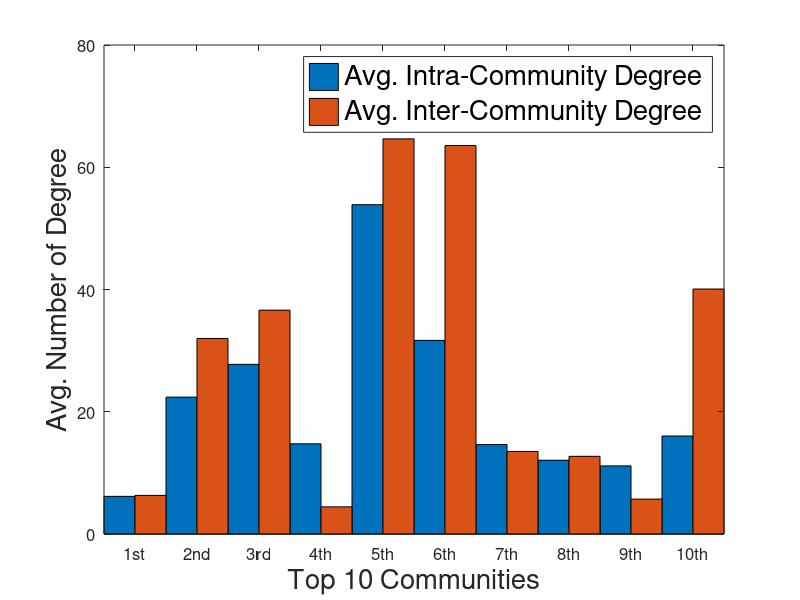

Write MATLAB code to recreate this figure.
function draw_comm_edge()
    Y = [6.15840343936,6.31438008143; 22.3919101574,31.9919985983; 27.7569718328,36.6208844543; 14.7598018723,4.44557189729; 53.8770369078,64.6455017226; 31.6768866801,63.5480065417; 14.6347953493,13.5021268551; 12.0719753655,12.7105732704; 11.1443434063,5.71091609419; 16.029772966,40.0776844146];
    X = {'1st', '2nd', '3rd', '4th', '5th', '6th', '7th', '8th', '9th', '10th'};
    bar(Y, 1);
    colormap(copper);
    xlim([0.5 10.5]);
    ylim([0 80]);
    set(gca, 'xticklabel', X);
    set(gca, 'FontSize', 12);
    xlabel('Top 10 Communities','FontSize',20);
    ylabel('Avg. Number of Degree','FontSize',20);
    legend('Avg. Intra-Community Degree', 'Avg. Inter-Community Degree');
    set(legend, 'FontSize', 20);
    title('');
    grid off;
    print('./results/graph/comm_edge.eps', '-depsc')
end